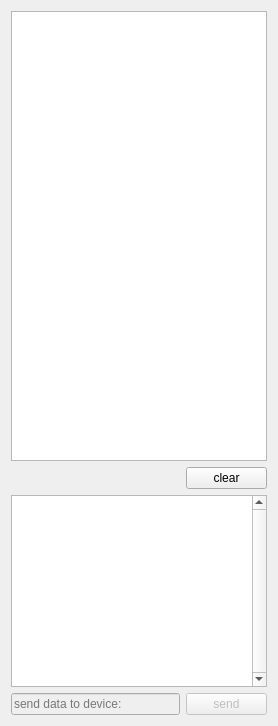
      <widget class="QWidget" name="tab_9">
       <attribute name="title">
        <string>terminal</string>
       </attribute>
       <layout class="QGridLayout" name="gridLayout_2">
        <item row="0" column="0" colspan="3">
         <widget class="MyTerminal" name="myTerminal">
          <property name="enabled">
           <bool>true</bool>
          </property>
          <property name="minimumSize">
           <size>
            <width>0</width>
            <height>450</height>
           </size>
          </property>
          <property name="font">
           <font>
            <family>Courier New</family>
            <pointsize>18</pointsize>
           </font>
          </property>
          <property name="focusPolicy">
           <enum>Qt::StrongFocus</enum>
          </property>
          <property name="contextMenuPolicy">
           <enum>Qt::NoContextMenu</enum>
          </property>
          <property name="autoScroll">
           <bool>false</bool>
          </property>
          <property name="editTriggers">
           <set>QAbstractItemView::NoEditTriggers</set>
          </property>
          <property name="selectionMode">
           <enum>QAbstractItemView::NoSelection</enum>
          </property>
          <property name="showGrid">
           <bool>false</bool>
          </property>
          <property name="gridStyle">
           <enum>Qt::DotLine</enum>
          </property>
          <property name="rowCount">
           <number>1</number>
          </property>
          <property name="columnCount">
           <number>1</number>
          </property>
          <attribute name="horizontalHeaderVisible">
           <bool>false</bool>
          </attribute>
          <attribute name="horizontalHeaderMinimumSectionSize">
           <number>18</number>
          </attribute>
          <attribute name="horizontalHeaderDefaultSectionSize">
           <number>18</number>
          </attribute>
          <attribute name="verticalHeaderVisible">
           <bool>false</bool>
          </attribute>
          <attribute name="verticalHeaderMinimumSectionSize">
           <number>25</number>
          </attribute>
          <attribute name="verticalHeaderDefaultSectionSize">
           <number>25</number>
          </attribute>
          <row/>
          <column/>
         </widget>
        </item>
        <item row="1" column="2">
         <widget class="QPushButton" name="pushButton">
          <property name="text">
           <string>clear</string>
          </property>
         </widget>
        </item>
        <item row="2" column="0" colspan="3">
         <widget class="QTextEdit" name="textEditMessages">
          <property name="verticalScrollBarPolicy">
           <enum>Qt::ScrollBarAlwaysOn</enum>
          </property>
          <property name="readOnly">
           <bool>true</bool>
          </property>
         </widget>
        </item>
        <item row="3" column="0" colspan="2">
         <widget class="QLineEdit" name="lineEditCommand">
          <property name="enabled">
           <bool>false</bool>
          </property>
          <property name="placeholderText">
           <string>send data to device:</string>
          </property>
         </widget>
        </item>
        <item row="3" column="2">
         <widget class="QPushButton" name="pushButtonSendCommand">
          <property name="enabled">
           <bool>false</bool>
          </property>
          <property name="text">
           <string>send</string>
          </property>
         </widget>
        </item>
       </layout>
      </widget>
